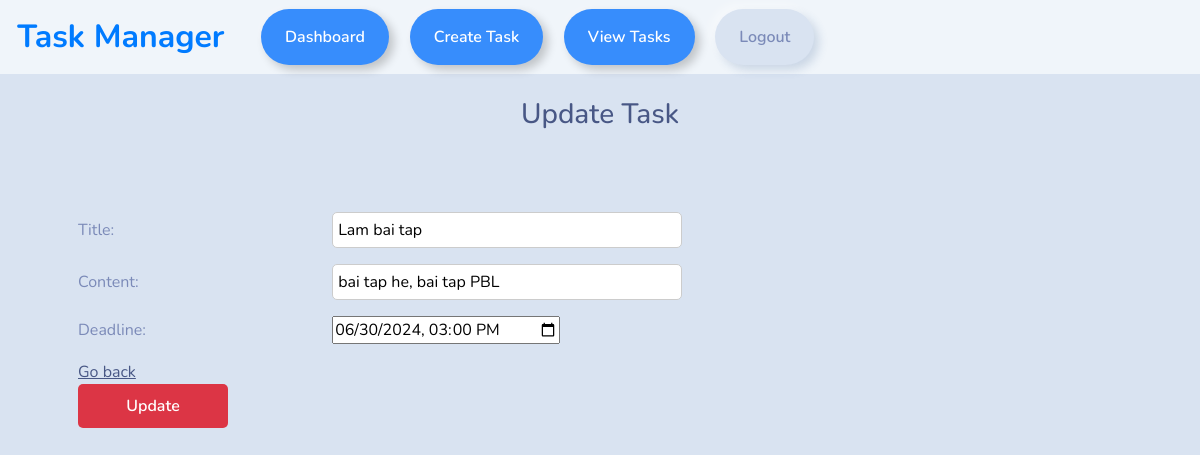
Page /upadte-task/14 (signed in) on the committed database.
### taskManager/models.py (models this page shows)
class Task(models.Model):
    title = models.CharField(max_length=100, null=True)
    content = models.CharField(max_length=1000, null=True, blank=True)
    deadline = models.DateTimeField(null=True, blank=True)
    date_posted = models.DateTimeField(auto_now_add=True, null=True)
    user = models.ForeignKey(User,max_length=10, on_delete=models.CASCADE, null=True)

### taskManager/views.py (the view)
# urls.py: path('upadte-task/<str:pk>', views.updateTask, name='update_task'),
@login_required(login_url='my_login')
def updateTask(request, pk):
    task = Task.objects.get(id=pk)
    form = CreateTaskForm(instance=task)
    if request.method == 'POST':
        form = CreateTaskForm(request.POST, instance=task)
        if form.is_valid():
            form.save()
            return redirect('view_tasks')
    context = {'form': form}
    return render(request, 'profile/update_task.html', context=context)

### taskManager/forms.py
class CreateTaskForm(forms.ModelForm):
    deadline = forms.DateTimeField(
        widget=forms.DateTimeInput(attrs={'type': 'datetime-local'}),
        required=False
    )
    class Meta:
        model = Task
        fields = ['title', 'content', 'deadline']
        exclude = ['user']

### templates/profile/update_task.html (shortened to what this page needs)
{% load static %}
<!DOCTYPE html>
<html>
    <head>
        <link rel="stylesheet" type="text/css" href="{% static 'css/style.css' %}">
        <link rel="stylesheet" type="text/css" href="https://bootswatch.com/5/morph/bootstrap.min.css">
    </head>
    {%  include 'profile/base.html' %}
    <body>
        <br>
        <h3 class="text-center"> Update Task</h3>
        <div class="container shadow-md p-5 form-layout">
            <form method="POST" autocomplete="off">
                {{ form.as_p }}
                <a href="{% url 'view_tasks' %}">Go back</a>
                <br>
                <input class="btn btn-primary navbar-btn" type="submit" value="Update">
            </form>
        </div>
    </body>
</html>

### static/css/style.css (style rules this page uses)
.form-layout { border-radius: 10px; width: 100px; }
.btn.btn-register, .form-layout input[type="submit"] { background-color: #dc3545; border: none; outline: none; box-shadow: none; color: #fff; transition: background-color 0.3s ease, transform 0.3s ease; }
.form-layout label, .form-layout input[type="text"], .form-layout input[type="email"], .form-layout input[type="password"] { display: inline-block; margin-right: 50px; }
.form-layout label { width: 200px; }
.form-layout input[type="text"], .form-layout input[type="email"], .form-layout input[type="password"] { border: 1px solid #ccc; border-radius: 5px; padding: 5px; width: 350px }
.form-layout input[type="submit"] { padding: 10px 20px; border: none; border-radius: 5px; width: 150px }

### rows in the picture
Task: title "Lam bai tap", content "bai tap he, bai tap PBL", deadline "06/30/2024 15:00"
